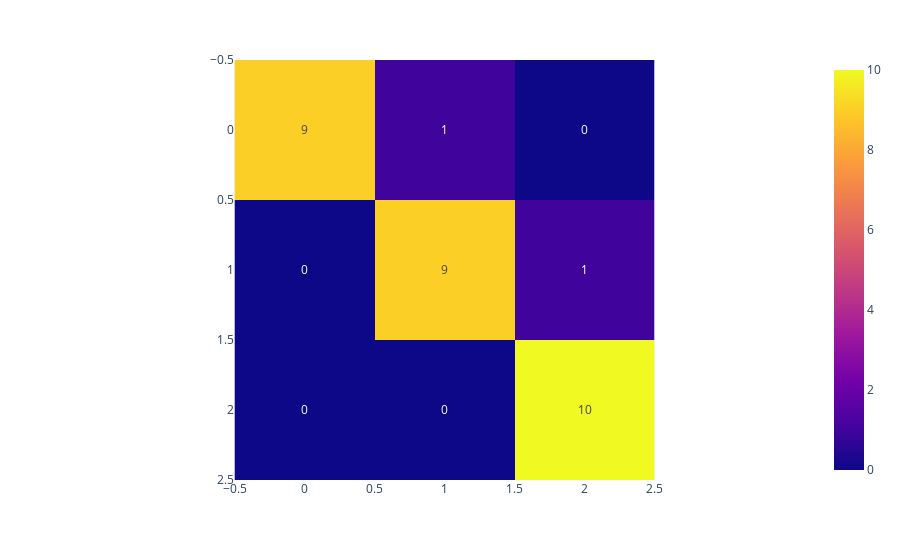

This figure's notebook cell:
### Code cell
px.imshow(confusion_matrix(y_true=y_test, y_pred=y_test_pred), text_auto=True)

### Figure 1 — Plotly figure (JSON) as saved in the notebook; plotly's stock layout.template omitted (floating-point values rounded to 4 significant figures)
{"data": [{"coloraxis": "coloraxis", "hovertemplate": "x: %{x}<br>y: %{y}<br>color: %{z}<extra></extra>", "name": "0", "texttemplate": "%{z}", "type": "heatmap", "xaxis": "x", "yaxis": "y", "z": [[9, 1, 0], [0, 9, 1], [0, 0, 10]]}], "layout": {"coloraxis": {"colorscale": [[0, "#0d0887"], [0.1111, "#46039f"], [0.2222, "#7201a8"], [0.3333, "#9c179e"], [0.4444, "#bd3786"], [0.5556, "#d8576b"], [0.6667, "#ed7953"], [0.7778, "#fb9f3a"], [0.8889, "#fdca26"], [1, "#f0f921"]]}, "margin": {"t": 60}, "xaxis": {"anchor": "y", "constrain": "domain", "domain": [0, 1], "scaleanchor": "y"}, "yaxis": {"anchor": "x", "autorange": "reversed", "constrain": "domain", "domain": [0, 1]}}}
